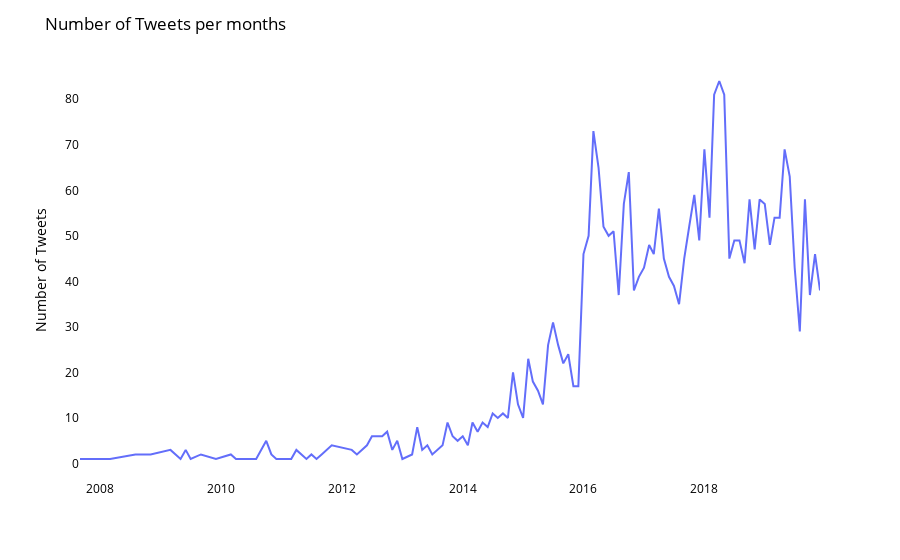

Notebook code for this chart:
### Code cell
# create a new column with the date in format: YYYY-MM
df['date_M'] = df['created_at'].apply(lambda x: x[:7])

fig = px.line(df.groupby('date_M').count(), 
              y=df.groupby('date_M').count()['author.name'].values, 
              x=df.groupby('date_M').count().index)
fig.update_layout(plot_bgcolor = "white")
fig.update_layout(
    title="Number of Tweets per months",
    xaxis_title="",
    yaxis_title="Number of Tweets",
    font=dict(
         size=12,
        color="Black"
    ),
    plot_bgcolor = "white"
)
fig.show()

### Figure 1 — Plotly figure (JSON) as saved in the notebook; plotly's stock layout.template omitted (floating-point values rounded to 4 significant figures)
{"data": [{"hovertemplate": "x=%{x}<br>y=%{y}<extra></extra>", "legendgroup": "", "line": {"color": "#636efa", "dash": "solid"}, "marker": {"symbol": "circle"}, "mode": "lines", "name": "", "orientation": "v", "showlegend": false, "type": "scatter", "x": ["2007-09", "2007-11", "2007-12", "2008-01", "2008-03", "2008-08", "2008-11", "2009-03", "2009-05", "2009-06", "2009-07", "2009-09", "2009-12", "2010-03", "2010-04", "2010-08", "2010-10", "2010-11", "2010-12", "2011-01", "2011-03", "2011-04", "2011-06", "2011-07", "2011-08", "2011-09", "2011-10", "2011-11", "2012-03", "2012-04", "2012-05", "2012-06", "2012-07", "2012-08", "2012-09", "2012-10", "2012-11", "2012-12", "2013-01", "2013-03", "2013-04", "2013-05", "2013-06", "2013-07", "2013-08", "2013-09", "2013-10", "2013-11", "2013-12", "2014-01", "2014-02", "2014-03", "2014-04", "2014-05", "2014-06", "2014-07", "2014-08", "2014-09", "2014-10", "2014-11", "2014-12", "2015-01", "2015-02", "2015-03", "2015-04", "2015-05", "2015-06", "2015-07", "2015-08", "2015-09", "2015-10", "2015-11", "2015-12", "2016-01", "2016-02", "2016-03", "2016-04", "2016-05", "2016-06", "2016-07", "2016-08", "2016-09", "2016-10", "2016-11", "2016-12", "2017-01", "2017-02", "2017-03", "2017-04", "2017-05", "2017-06", "2017-07", "2017-08", "2017-09", "2017-10", "2017-11", "2017-12", "2018-01", "2018-02", "2018-03", "2018-04", "2018-05", "2018-06", "2018-07", "2018-08", "2018-09", "2018-10", "2018-11", "2018-12", "2019-01", "2019-02", "2019-03", "2019-04", "2019-05", "2019-06", "2019-07", "2019-08", "2019-09", "2019-10", "2019-11", "2019-12"], "xaxis": "x", "y": [1, 1, 1, 1, 1, 2, 2, 3, 1, 3, 1, 2, 1, 2, 1, 1, 5, 2, 1, 1, 1, 3, 1, 2, 1, 2, 3, 4, 3, 2, 3, 4, 6, 6, 6, 7, 3, 5, 1, 2, 8, 3, 4, 2, 3, 4, 9, 6, 5, 6, 4, 9, 7, 9, 8, 11, 10, 11, 10, 20, 13, 10, 23, 18, 16, 13, 26, 31, 26, 22, 24, 17, 17, 46, 50, 73, 65, 52, 50, 51, 37, 57, 64, 38, 41, 43, 48, 46, 56, 45, 41, 39, 35, 45, 52, 59, 49, 69, 54, 81, 84, 81, 45, 49, 49, 44, 58, 47, 58, 57, 48, 54, 54, 69, 63, 43, 29, 58, 37, 46, 38], "yaxis": "y"}], "layout": {"font": {"color": "Black", "size": 12}, "legend": {"tracegroupgap": 0}, "margin": {"t": 60}, "plot_bgcolor": "white", "title": {"text": "Number of Tweets per months"}, "xaxis": {"anchor": "y", "domain": [0, 1], "title": {"text": ""}}, "yaxis": {"anchor": "x", "domain": [0, 1], "title": {"text": "Number of Tweets"}}}}
